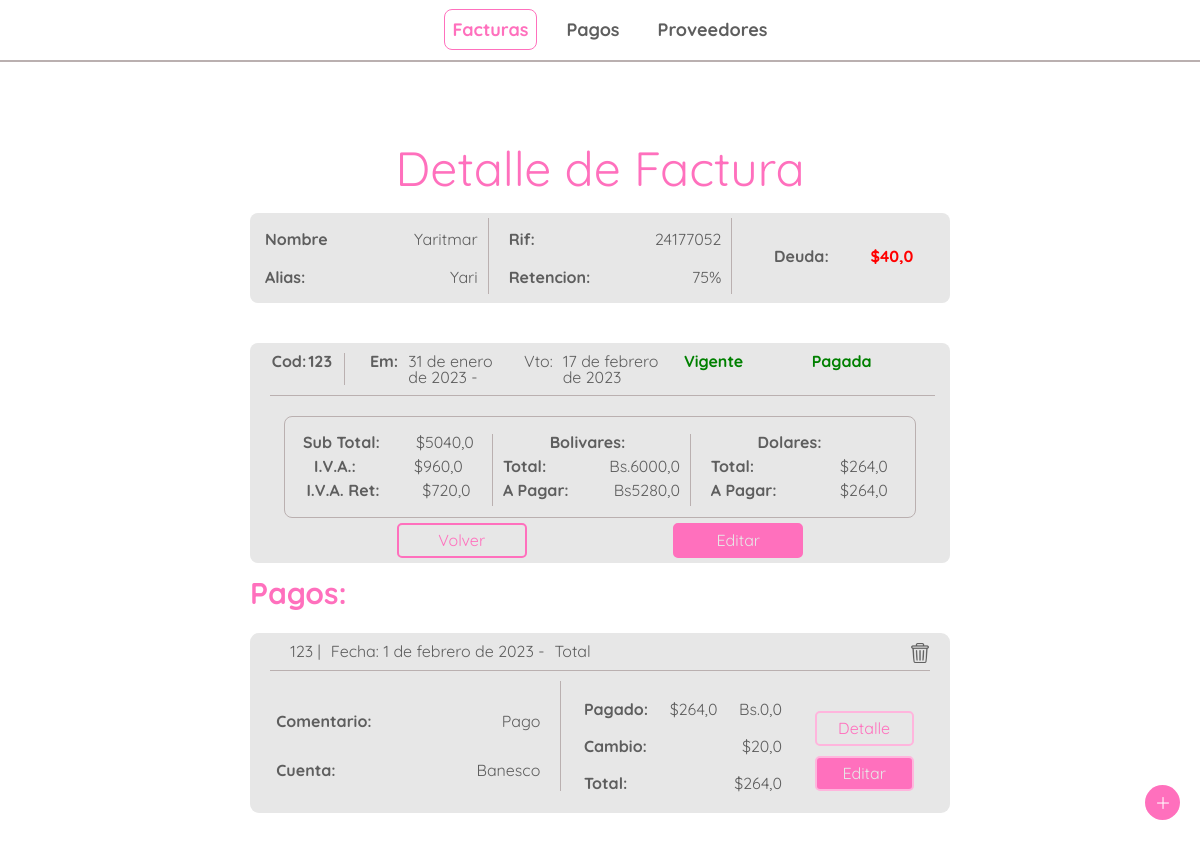
The app's page /bills/7/detail, older data.
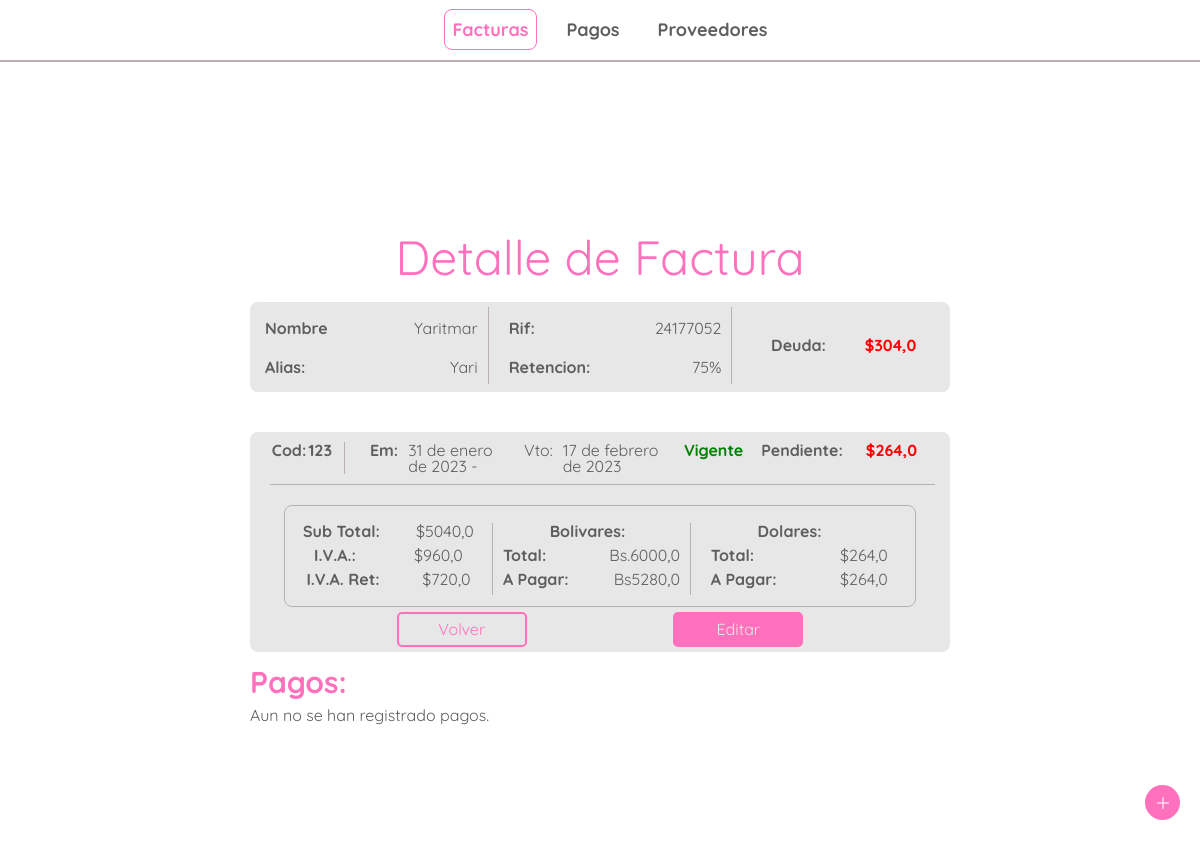
The same page, newer data.
### bills/models.py (models this page shows)
class Bill(models.Model):
    id = HashidAutoField(primary_key=True)
    bill_number = models.CharField(max_length=20,null=False)
    emission_date = models.DateField(default= django.utils.timezone.now)
    due_date = models.DateField(default= django.utils.timezone.now)
    provider = models.ForeignKey(Provider, on_delete=models.CASCADE, null=False)
    total_amount_bs = models.FloatField(default=0)
    sub_total_bs = models.FloatField(default=0)
    tax_bs = models.FloatField(default=0)
    retained_tax_bs = models.FloatField(default=0)
    amount_to_pay_bs = models.FloatField(default=0)
    exchange_rate = models.FloatField(default=0)
    total_amount_dollar = models.FloatField(default=0)
    amount_to_pay_dollar = models.FloatField(default=0)
    paid = models.BooleanField(default='False')
    note = models.CharField(max_length=200, default='')
    rest_to_pay_dollar = models.FloatField(default=0)
    overdue = models.FloatField(default=False)

### providers/models.py (models this page shows)
class Provider(models.Model):
    id = HashidAutoField(primary_key=True)
    rif = models.CharField(max_length=15)
    name = models.CharField(max_length=70)
    nickname = models.CharField(max_length= 70)
    TAXES = [
        ('0','0% tax retained'),
        ('75','75% tax retained'),
        ('100','100% tax retained'),
    ]
    taxtype = models.CharField(max_length=3, choices=TAXES)
    dollar_debt = models.FloatField(default=0)

### payments/models.py (models this page shows)
class Payment(models.Model):
    id = HashidAutoField(primary_key=True)
    bill = models.ForeignKey(Bill, on_delete=models.CASCADE, null=False)
    date = models.DateField(default= django.utils.timezone.now)
    amount_bs = models.FloatField(default=0)
    amount_dollar = models.FloatField(default=0)
    exchange_rate = models.FloatField(default=0)
    account = models.CharField(max_length=50,default='')
    paid_total = models.BooleanField(default='False')
    description = models.CharField(max_length=200, default='')
    transfer_id = models.CharField(max_length=50, default='')
    total_dollar = models.FloatField(default=0)

### bills/views.py (the view)
# urls.py: path('<str:bill_id>/detail', views.bill_detail, name='bill_detail'),
def bill_detail(request, bill_id):
    request = reset_messages(request)
    try:
        bill = Bill.objects.get(pk=bill_id)
    except (KeyError, Bill.DoesNotExist):
        request.session['message'] = 'No se encontro la factura'
        request.session['message_shown'] = False
        return redirect('bills:index')
    else:
        payments_list = Payment.objects.filter(bill=bill)
        return render(request, 'bills/bill_detail.html',{
            'bill': bill,
            'payments_list': payments_list,
        })

### bills/views.py (called while the page is built)
def reset_messages(request):
    try :
        aux = request.session['message_shown']
    except KeyError:
        request.session['message_shown'] = False
        request.session['message'] = ''
    else:
        if not request.session['message_shown'] :
            request.session['message_shown'] = True
        else:
            request.session['message'] = ''
        return request

### bills/templates/bills/bill_detail.html (shortened to what this page needs)
{% extends 'bills/header.html' %}
{% block content %}
{% load static %}
<body>
<div class="details">
    <div class="details-container">
        <div class="title">
            <p>Detalle de Factura</p>
        </div>
        <div class="general-details">
            <div class="general-details-left">
                <div>
                    <p>Nombre</p>
                    <p>{{bill.provider.name}}</p>
                </div>
                <div>
                    <p>Alias:</p>
                    <p>{{bill.provider.nickname}}</p>
                </div>
            </div>
            <div class="general-details-center">
                <div>
                    <p>Rif:</p>
                    <p>{{bill.provider.rif}}</p>
                </div>
                <div>
                    <p>Retencion:</p>
                    <p>{{bill.provider.taxtype}}%</p>
                </div>
            </div>
            <div class="general-details-right">
                <p class="general-details-right-p">Deuda:</p>
                {% if bill.provider.dollar_debt > 0 %}
                    <p class="debt">${{bill.provider.dollar_debt}}</p>
                {% else %}
                    <p class="paid">${{bill.provider.dollar_debt}}</p>
                {% endif %}
            </div>
        </div>
        <div class="details-content">
            <div class="detail-head">
                <div class="detail-head-left">
                    <p>Cod:</p>
                    <p>{{bill.bill_number}}</p>
                </div>
                <div class="detail-head-center">
                    <p> Em: </p>
                    <p>{{bill.emission_date}} -</p>
                    <p>Vto:</p>
                    <p>{{bill.due_date}}</p>
                    {% if bill.overdue %}
                    <p class="debt">Vencida</p>
                    {% else %}
                    <p class="paid">Vigente</p>
                    {% endif %}
                </div>
                <div class="detail-head-right">
                    {% if bill.rest_to_pay_dollar > 0 %}
                        <p>Pendiente:</p>
                        <p class="debt">${{bill.rest_to_pay_dollar}}</p>
                    {% else %}
                        <p class="paid">Pagada</p>
                    {% endif %}
                </div>
            </div>
            <div class="detail-body">
                <div class="detail-body-left">
                    <div>
                        <p>Sub Total:</p>
                        <p>${{bill.sub_total_bs}}</p>
                    </div>
                    <div>
                        <p>I.V.A.:</p>
                        <p>${{bill.tax_bs}}</p>
                    </div>
                    <div>
                        <p>I.V.A. Ret:</p>
                        <p>${{bill.retained_tax_bs}}</p>
                    </div>
                </div>
                <div class="detail-body-center">
                    <div>
                        <p>Bolivares:</p>
                    </div>
                    <div>
                        <p>Total:</p>
                        <p>Bs.{{bill.total_amount_bs}}</p>
                    </div>
                    <div>
                        <p>A Pagar:</p>
                        <p>Bs{{bill.amount_to_pay_bs}}</p>
                    </div>
                </div>
                <div class="detail-body-right">
                    <div>
                        <p>Dolares:</p>
                    </div>
                    <div>
                        <p>Total:</p>
                        <p>${{bill.amount_to_pay_dollar}}</p>
                    </div>
                    <div>
                        <p>A Pagar:</p>
                        <p>${{bill.amount_to_pay_dollar}}</p>
                    </div>
                </div>
            </div>
            <div class="edit-buttons">
                <a href="{% url 'bills:index' %}" class="link-secondary-button" >Volver</a>
                <a href="{% url 'bills:update_bill' bill.id %}" class="link-primary-button" >Editar</a>
            </div>
        </div>
        <div class="payment-title">
            <p>Pagos:</p>
        </div>
        {% if payments_list %}
        <div class="payments-container">
            {% for payment in payments_list %}
            <div class="bill-content-p payment-content">
                <div class="bill-head">
                    <div class="bill-head-left">
                        <p>{{payment.bill.bill_number}}   |</p>
                        <p>Fecha: {{payment.date}} -</p>
                        {% if payment.paid_total %}
                        <p>Total</p>
                        {% else %}
                        <p>Parcial</p>
                        {% endif %}
                    </div>
                    <div class="bill-head-right">
                        <figure>
                            <a href="{% url 'payments:delete_payment'  payment.id %}">
                                <img src="{% static 'bills/images/trash.png'  %}" alt="trash" class="trash">
                            </a>
                        </figure>
                    </div>
                </div>
                <div class="bill-body payment-body">
                    <div class="bill-body-sub-left-p bill-body-payment-left">
                        <div class="bill-detail">
                            <p>Comentario:</p>
                            <p>{{payment.description}}</p>
                        </div>
                        <div class="bill-detail">
                            <p>Cuenta:</p>
                            <p>{{payment.account}}</p>
                        </div>
                    </div>
                    <div class="bill-body-sub-p bill-body-payment-center">
                        <div class="bill-detail">
                            <p>Pagado:</p>
                            <p>${{payment.amount_dollar}}</p>
                            <p class="amount-bs">Bs.{{payment.amount_bs}}</p>
                        </div>
                        <div class="bill-detail">
                            <p>Cambio:</p>
                            <p>${{payment.exchange_rate}}</p>
                        </div>
                        <div class="bill-detail">
                            <p>Total:</p>
                            <p>${{payment.total_dollar}}</p>
                        </div>
                    </div>
                    <div class="bill-body-buttons detail-buttons">
                        <a href="{% url 'payments:payment_detail'  payment.id %}" class="link-secondary-button">Detalle</a>
                        <a href="{% url 'payments:update_payment'  payment.id %}" class="link-primary-button">Editar</a>
                    </div>
                </div>
            </div>
            {% endfor %}
        </div>
        {% else %}
        <div>
            <p>Aun no se han registrado pagos.</p>
        </div>
        {% endif %}
    </div>
    <div class="add">
        <figure class="figure">
            <img src="{% static 'bills/images/plus.png'  %}" alt="new-bill">
        </figure>
    </div>
</div>
</body>
{% endblock %}

### bills/templates/bills/header.html (shortened to what this page needs)
{% load static %}
<!DOCTYPE html>
<html lang="es">
<head>
    <link rel="stylesheet" href="{% static 'bills/css/reset.css' %}">
    <link rel="stylesheet" href="{% static 'bills/css/style.css' %}">
</head>
<body>
    <header>
        <nav class="navbar">
            <figure class="mobile-menu-link">
            </figure>
            <ul class="main-nav">
                <li><a href="{% url 'bills:index'%}" class="bill-nav">Facturas</a></li>
                <li><a href="{% url 'payments:index'%}" class="payment-nav">Pagos</a></li>
                <li><a href="{% url 'providers:index'%}" class="provider-nav">Proveedores</a></li>
            </ul>
        </nav>
    </header>
    {% block content %}
    {% endblock %}
</body>
</html>

Row changes from the older to the newer data that the page shows:
removed Payment: bill.bill_number "123", date "1 de febrero de 2023", paid_total "Total", description "Pago", account "Banesco", amount_dollar "264,0", amount_bs "0,0", exchange_rate "20,0", total_dollar "264,0"
changed Bill "Yaritmar": provider.dollar_debt "40,0" → "304,0"; rest_to_pay_dollar (not shown) → "264,0"
Text that changed along with them:
text no longer shown: "Pagada"
text now shown: "Pendiente: $ Aun no se han registrado pagos."
